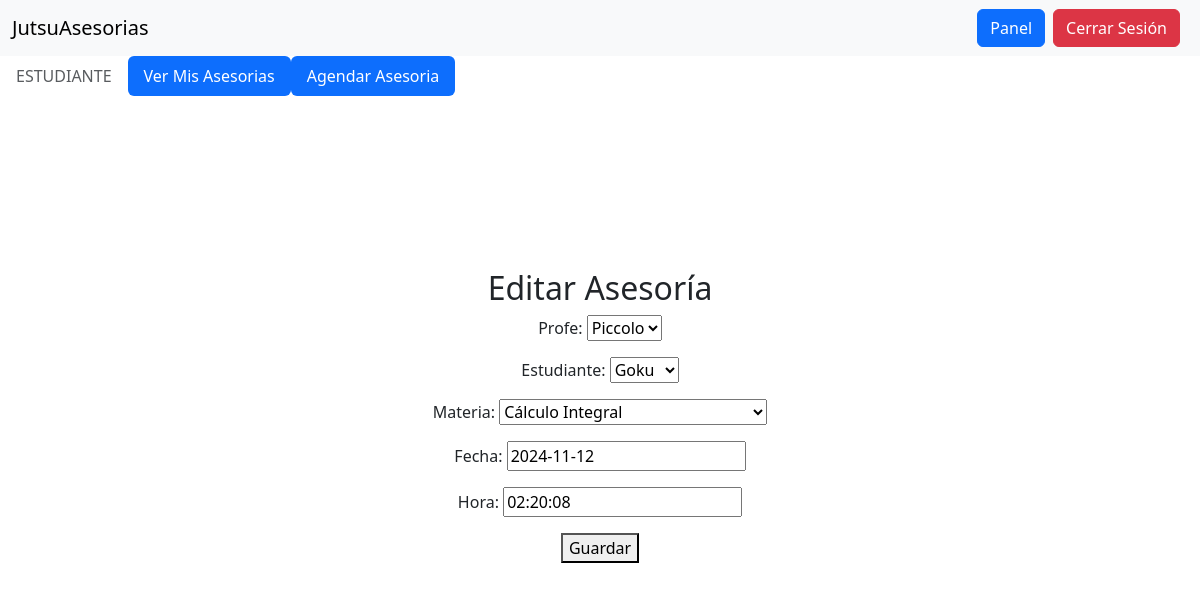
The app's page /editar_asesoria/1/ (signed in) with its own data.
### tasks/models.py (models this page shows)
class Asesoria(models.Model):
    profe = models.ForeignKey(CustomUser, on_delete=models.CASCADE, related_name='asesorias_profe')
    estudiante = models.ForeignKey(CustomUser, on_delete=models.CASCADE, related_name='asesorias_estudiante')
    materia = models.ForeignKey(Materia, on_delete=models.CASCADE)
    fecha = models.DateField()
    hora = models.TimeField()

### tasks/views.py (the view)
# urls.py: path('editar_asesoria/<int:pk>/', views.editar_asesoria, name='editarasesoria'),
def editar_asesoria(request, pk):
    asesoria = get_object_or_404(Asesoria, pk=pk)
    if request.method == 'POST':
        form = AgregarAsesoriaForm(request.POST, instance=asesoria, user=request.user)
        if form.is_valid():
            form.save()
            return redirect('verasesorias')
    else:
        form = AgregarAsesoriaForm(instance=asesoria, user=request.user)
    return render(request, 'editar_asesoria.html', {'form': form})

### tasks/forms.py
class AgregarAsesoriaForm(forms.ModelForm):
    class Meta:
        model = Asesoria
        fields = '__all__'
    def __init__(self, *args, **kwargs):
        user = kwargs.pop('user', None)
        super(AgregarAsesoriaForm, self).__init__(*args, **kwargs)
        if user.role == 0:
            self.fields['estudiante'].queryset = CustomUser.objects.filter(role=0, username=user.username)
            self.fields['profe'].queryset = CustomUser.objects.filter(role=1)
        else:
            self.fields['profe'].queryset = CustomUser.objects.filter(role=1, username=user.username)
            self.fields['estudiante'].queryset = CustomUser.objects.filter(role=0)

### tasks/models.py (called while the page is built)
    def __str__(self):
        return self.nombre

### tasks/templates/editar_asesoria.html (shortened to what this page needs)
{% extends 'base.html' %}
{% block content %}
<h2>Editar Asesoría</h2>
<form method="POST">
    {{ form.as_p }}
    <button type="submit">Guardar</button>
</form>
{% endblock %}

### records on screen
Asesoria: profe "Piccolo", estudiante "Goku", materia "Cálculo Integral", fecha "2024-11-12", hora "02:20:08"
